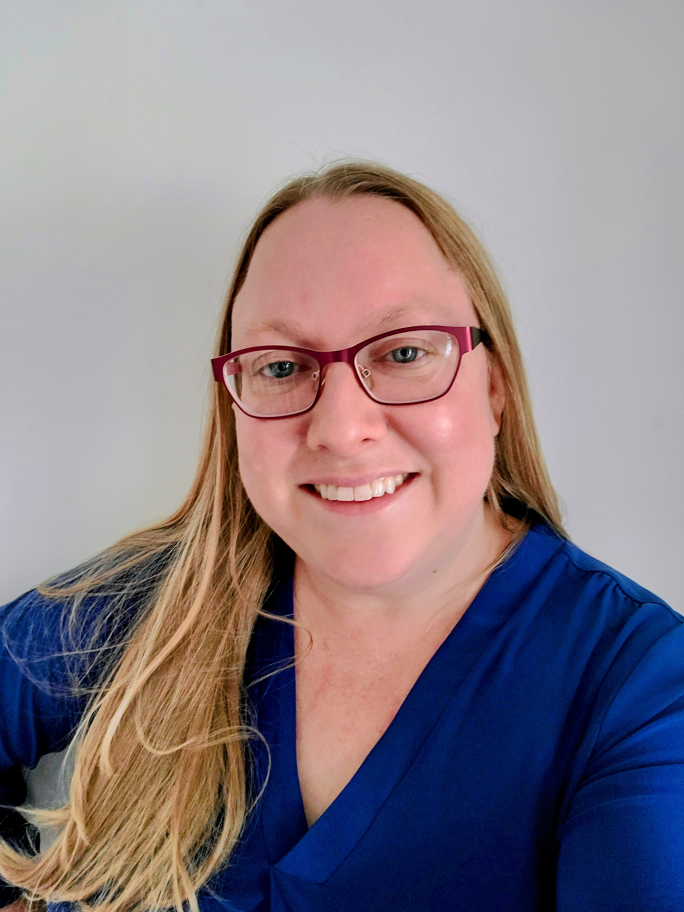
#> input picture image_resizer/test.png, 2736 x 3648 px (shown at 1/4 size)
$ python resize.py
#> lines starting #> are read from the running program, lines starting #| are printed output that depends on the picture
#> the answer given: 100
#> the answer given: 100
# install and import pillow
from PIL import Image

# open up the image you want to resize
# img = Image.open('test.png')

# print the current image size
# print(f"Current size: {img.size}")

# specify the size to change it to
# resize_image = img.resize((500, 500))

# save resized image
# resize_image.save('image_resized.jpg')

# way to let the user decided what to resize the image to

def resize_image(side1, side2):
#> called with side1 = 100, side2 = 100
    img = Image.open('test.png')
#> img is the input picture: PIL image 2736x3648 RGB; mean R, G, B 138.7, 127.3, 134.5
    print(f"Current size: {img.size}")
#| Current size: (2736, 3648)

    resize_image = img.resize((side1, side2))
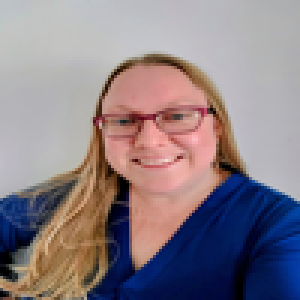
#> resize_image: PIL image 100x100 RGB (shown 3 times larger); mean R, G, B 138.8, 127.3, 134.5

    resize_image.save(f'image{side1}.jpg')


size1 = int(input('Enter Width: '))
size2 = int(input('Enter Length: '))
resize_image(size1, size2)
